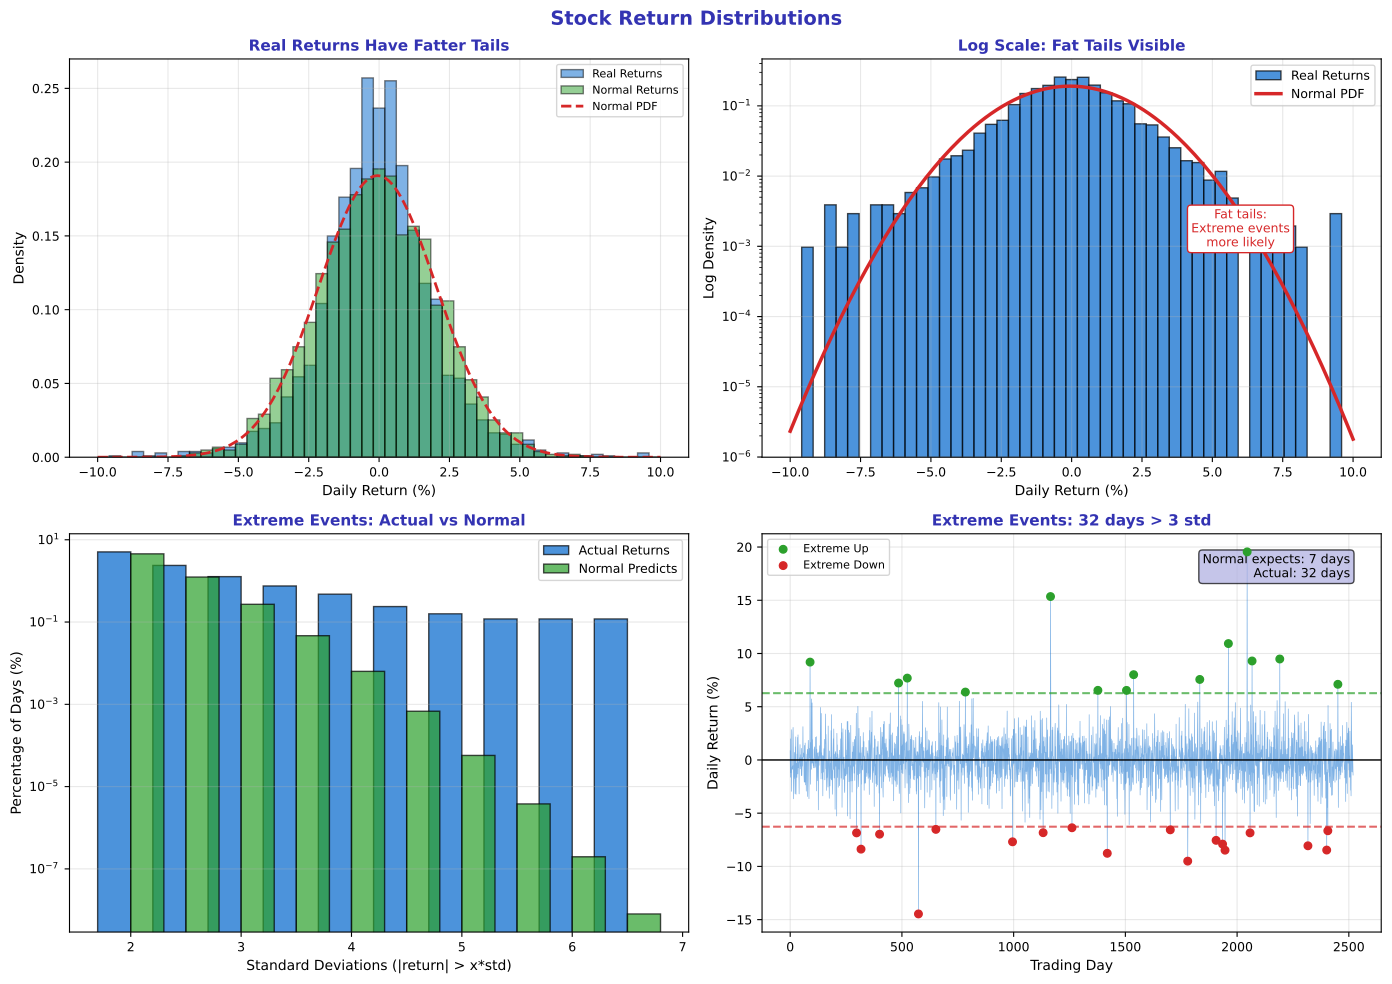

Here is the Python script that generated this plot:
"""Stock Return Distributions - Real-world vs Normal"""
import matplotlib.pyplot as plt
import numpy as np
from scipy import stats
from pathlib import Path

plt.rcParams.update({
    'font.size': 10,
    'axes.labelsize': 10,
    'axes.titlesize': 11,
    'xtick.labelsize': 9,
    'ytick.labelsize': 9,
    'legend.fontsize': 9,
    'figure.figsize': (10, 6),
    'figure.dpi': 150
})

MLPURPLE = '#3333B2'
MLLAVENDER = '#ADADE0'
MLBLUE = '#0066CC'
MLORANGE = '#FF7F0E'
MLGREEN = '#2CA02C'
MLRED = '#D62728'

np.random.seed(42)

fig, axes = plt.subplots(2, 2, figsize=(14, 10))
fig.suptitle('Stock Return Distributions', fontsize=14, fontweight='bold', color=MLPURPLE)

# Generate realistic stock returns (with fat tails)
n = 2520  # 10 years of daily data
returns_real = np.random.standard_t(4, n) * 1.5  # t-distribution (fat tails)
returns_normal = np.random.normal(np.mean(returns_real), np.std(returns_real), n)

# Plot 1: Histogram comparison
ax1 = axes[0, 0]
bins = np.linspace(-10, 10, 50)
ax1.hist(returns_real, bins=bins, density=True, alpha=0.5, color=MLBLUE,
         edgecolor='black', label='Real Returns')
ax1.hist(returns_normal, bins=bins, density=True, alpha=0.5, color=MLGREEN,
         edgecolor='black', label='Normal Returns')

# Overlay normal PDF
x = np.linspace(-10, 10, 200)
pdf = stats.norm.pdf(x, np.mean(returns_real), np.std(returns_real))
ax1.plot(x, pdf, color=MLRED, linewidth=2, linestyle='--', label='Normal PDF')

ax1.set_title('Real Returns Have Fatter Tails', fontsize=11, fontweight='bold', color=MLPURPLE)
ax1.set_xlabel('Daily Return (%)', fontsize=10)
ax1.set_ylabel('Density', fontsize=10)
ax1.legend(fontsize=8)
ax1.grid(alpha=0.3)

# Plot 2: Log scale to show tails
ax2 = axes[0, 1]
ax2.hist(returns_real, bins=bins, density=True, alpha=0.7, color=MLBLUE,
         edgecolor='black', label='Real Returns')
ax2.plot(x, pdf, color=MLRED, linewidth=2.5, label='Normal PDF')
ax2.set_yscale('log')

ax2.set_title('Log Scale: Fat Tails Visible', fontsize=11, fontweight='bold', color=MLPURPLE)
ax2.set_xlabel('Daily Return (%)', fontsize=10)
ax2.set_ylabel('Log Density', fontsize=10)
ax2.legend(fontsize=9)
ax2.grid(alpha=0.3)

# Annotate the gap
ax2.annotate('Fat tails:\nExtreme events\nmore likely', xy=(6, 0.001), fontsize=9,
             color=MLRED, ha='center',
             bbox=dict(boxstyle='round', facecolor='white', edgecolor=MLRED))

# Plot 3: Extreme events comparison
ax3 = axes[1, 0]
thresholds = np.arange(2, 7, 0.5)  # Standard deviations

# Count events beyond threshold
real_extreme = [np.sum(np.abs(returns_real) > t * np.std(returns_real)) / len(returns_real) * 100
                for t in thresholds]
normal_expected = [2 * (1 - stats.norm.cdf(t)) * 100 for t in thresholds]

ax3.bar(thresholds - 0.15, real_extreme, width=0.3, color=MLBLUE, alpha=0.7,
        label='Actual Returns', edgecolor='black')
ax3.bar(thresholds + 0.15, normal_expected, width=0.3, color=MLGREEN, alpha=0.7,
        label='Normal Predicts', edgecolor='black')

ax3.set_title('Extreme Events: Actual vs Normal', fontsize=11, fontweight='bold', color=MLPURPLE)
ax3.set_xlabel('Standard Deviations (|return| > x*std)', fontsize=10)
ax3.set_ylabel('Percentage of Days (%)', fontsize=10)
ax3.legend(fontsize=9)
ax3.grid(axis='y', alpha=0.3)
ax3.set_yscale('log')

# Plot 4: Time series with extreme events
ax4 = axes[1, 1]
dates = np.arange(len(returns_real))
ax4.plot(dates, returns_real, color=MLBLUE, alpha=0.5, linewidth=0.5)

# Highlight extreme events (> 3 std)
threshold = 3 * np.std(returns_real)
extreme_up = returns_real > threshold
extreme_down = returns_real < -threshold

ax4.scatter(dates[extreme_up], returns_real[extreme_up], color=MLGREEN, s=30, zorder=5, label='Extreme Up')
ax4.scatter(dates[extreme_down], returns_real[extreme_down], color=MLRED, s=30, zorder=5, label='Extreme Down')

ax4.axhline(threshold, color=MLGREEN, linestyle='--', linewidth=1.5, alpha=0.7)
ax4.axhline(-threshold, color=MLRED, linestyle='--', linewidth=1.5, alpha=0.7)
ax4.axhline(0, color='black', linewidth=1)

ax4.set_title(f'Extreme Events: {sum(extreme_up)+sum(extreme_down)} days > 3 std', fontsize=11,
              fontweight='bold', color=MLPURPLE)
ax4.set_xlabel('Trading Day', fontsize=10)
ax4.set_ylabel('Daily Return (%)', fontsize=10)
ax4.legend(fontsize=8)
ax4.grid(alpha=0.3)

# Add expected count
normal_expected_count = len(returns_real) * 2 * (1 - stats.norm.cdf(3))
ax4.text(0.95, 0.95, f'Normal expects: {normal_expected_count:.0f} days\nActual: {sum(extreme_up)+sum(extreme_down)} days',
         transform=ax4.transAxes, fontsize=9, va='top', ha='right',
         bbox=dict(boxstyle='round', facecolor=MLLAVENDER, alpha=0.7))

plt.tight_layout()
plt.savefig(Path(__file__).parent / 'chart.pdf', dpi=300, bbox_inches='tight')
plt.close()
